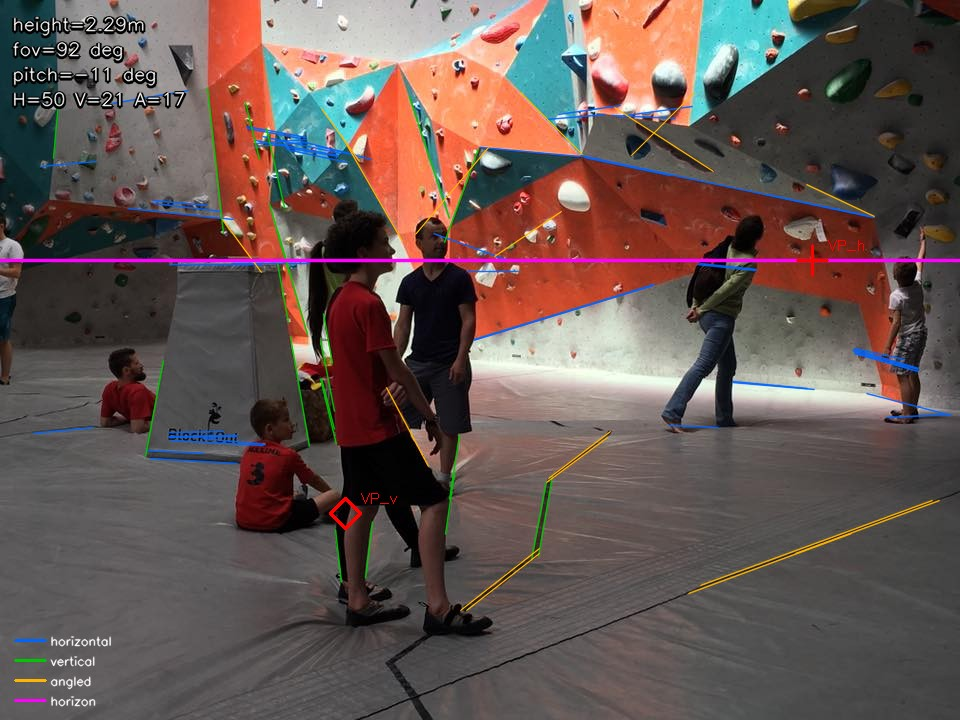
#> input picture Implementation/sprints/sprint_3_3.d/calibration/image_001_calibration.jpg, 960 x 720 px
$ python -i lines.py   (imports and definitions only)
#> lines starting #> are read from the running program, lines starting #| are printed output that depends on the picture; after the words box and inside, x2 and y2 are one past the last pixel; in counts of white or black regions, pixels touching at a corner belong together
### Implementation/sprints/sprint_3_3.d/scene/colors.py
"""Wall-color classification for climbing gym panels.

Climbing wall panels come in exactly 3 colors:
- Grey concrete
- Green/teal painted
- Red/orange painted
- (Yellow accent, rare)

Centralizes HSV-based classification used by wireframe/ and analyze/.
"""

from __future__ import annotations

import cv2
import numpy as np

# ── Panel color IDs ──────────────────────────────────────────────────────

UNKNOWN = 0
GREY = 1
GREEN = 2
RED = 3

# ── HSV thresholds ───────────────────────────────────────────────────────
# All values in OpenCV HSV: H ∈ [0,180], S ∈ [0,255], V ∈ [0,255]

# Minimum brightness to be considered (below = shadow/dark)
V_MIN_DARK = 30

# Red/orange panel: high sat, wraps around H=0
RED_S_MIN = 35
RED_V_MIN = 40
RED_H_LO_MAX = 15
RED_H_HI_MIN = 155

# Green/teal panel
GREEN_S_MIN = 30
GREEN_V_MIN = 25
GREEN_H_MIN = 35
GREEN_H_MAX = 100

# Grey panel: low saturation, moderate brightness
GREY_S_MAX = 50
GREY_V_MIN = 40
GREY_V_MAX = 215


# [18 lines left out: function classify_pixel_hsv, not called in this run]


def build_wall_mask_hsv(
    img: np.ndarray,
    *,
    exclude_ceiling_ratio: float = 0.12,
    exclude_floor_ratio: float = 0.15,
    grey_v_range: tuple[int, int] = (70, 200),
    green_s_min: int = 50,
    red_s_min: int = 60,
) -> np.ndarray:
    """Build a binary mask isolating climbing wall surfaces (grey, green, red).

    Excludes floor mats, ceiling, holds (via morphology).
    """
    hsv = cv2.cvtColor(img, cv2.COLOR_BGR2HSV)
    h_img = img.shape[0]

    grey_mask = cv2.inRange(hsv, (0, 0, grey_v_range[0]), (180, GREY_S_MAX, grey_v_range[1]))
    green_mask = cv2.inRange(hsv, (GREEN_H_MIN + 5, green_s_min, 50), (GREEN_H_MAX - 5, 255, 220))

    red_lo = cv2.inRange(hsv, (0, red_s_min, 50), (12, 255, 230))
    red_hi = cv2.inRange(hsv, (RED_H_HI_MIN, red_s_min, 50), (180, 255, 230))
    red_mask = cv2.bitwise_or(red_lo, red_hi)

    mask = cv2.bitwise_or(grey_mask, green_mask)
    mask = cv2.bitwise_or(mask, red_mask)

    ceiling_cut = int(h_img * exclude_ceiling_ratio)
    floor_cut = int(h_img * (1.0 - exclude_floor_ratio))
    mask[:ceiling_cut, :] = 0
    mask[floor_cut:, :] = 0

    kernel_close = cv2.getStructuringElement(cv2.MORPH_ELLIPSE, (21, 21))
    mask = cv2.morphologyEx(mask, cv2.MORPH_CLOSE, kernel_close)
    kernel_open = cv2.getStructuringElement(cv2.MORPH_ELLIPSE, (11, 11))
    mask = cv2.morphologyEx(mask, cv2.MORPH_OPEN, kernel_open)

    return mask


# [85 lines left out: functions build_label_map, classify_kmeans_cluster, not called in this run]

### Implementation/sprints/sprint_3_3.d/scene/calibration/lines.py
"""Line detection for camera calibration.

Extracts lines from panel joints and t-nut grids using
Canny edge detection + probabilistic Hough transform,
then classifies them as horizontal, vertical, or angled.
"""
from __future__ import annotations

import math

import cv2
import numpy as np

from scene.colors import build_wall_mask_hsv

# ── Parameters ───────────────────────────────────────────────────────

CANNY_LOW = 40
CANNY_HIGH = 130
HOUGH_RHO = 1
HOUGH_THETA = np.pi / 180
HOUGH_THRESHOLD = 60
HOUGH_MIN_LEN = 50
HOUGH_MAX_GAP = 12

# Angle classification thresholds (degrees from horizontal)
HORIZONTAL_MAX_DEG = 20.0
VERTICAL_MIN_DEG = 70.0


def detect_lines(
    img: np.ndarray,
    *,
    wall_only: bool = True,
) -> tuple[list[np.ndarray], list[np.ndarray], list[np.ndarray]]:
    """Detect and classify lines as horizontal, vertical, or angled.

    Parameters
    ----------
    img : ndarray (H, W, 3) BGR
    wall_only : bool
        If True, mask non-wall pixels before edge detection.

    Returns
    -------
    (horizontal_lines, vertical_lines, angled_lines)
        Each is a list of segments as [x1, y1, x2, y2] arrays.
    """
    gray = cv2.cvtColor(img, cv2.COLOR_BGR2GRAY)
    blurred = cv2.GaussianBlur(gray, (5, 5), 0)
    edges = cv2.Canny(blurred, CANNY_LOW, CANNY_HIGH)

    if wall_only:
        wall_mask = build_wall_mask_hsv(img)
        edges = cv2.bitwise_and(edges, wall_mask)

    raw = cv2.HoughLinesP(
        edges,
        rho=HOUGH_RHO,
        theta=HOUGH_THETA,
        threshold=HOUGH_THRESHOLD,
        minLineLength=HOUGH_MIN_LEN,
        maxLineGap=HOUGH_MAX_GAP,
    )

    horizontal: list[np.ndarray] = []
    vertical: list[np.ndarray] = []
    angled: list[np.ndarray] = []

    if raw is None:
        return horizontal, vertical, angled

    for seg in raw:
        line = seg[0]
        x1, y1, x2, y2 = line
        dx = x2 - x1
        dy = y2 - y1
        angle_deg = abs(math.degrees(math.atan2(dy, dx)))

        if angle_deg < HORIZONTAL_MAX_DEG or angle_deg > (180 - HORIZONTAL_MAX_DEG):
            horizontal.append(line)
        elif VERTICAL_MIN_DEG < angle_deg < (180 - VERTICAL_MIN_DEG):
            vertical.append(line)
        else:
            angled.append(line)

    return horizontal, vertical, angled


# [13 lines left out: function line_to_homogeneous, not called in this run]

>>> import cv2
>>> picture = cv2.imread('../../calibration/image_001_calibration.jpg')
#> picture is the input picture: shape (720, 960, 3); mean B, G, R 82.1, 85.8, 101.2
>>> result = detect_lines(picture)
#> in detect_lines, `gray = cv2.cvtColor(img, cv2.COLOR_BGR2GRAY)`:
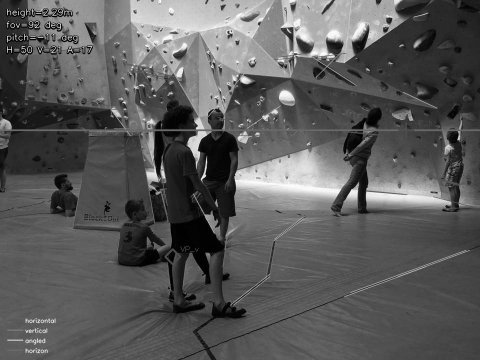
#> gray: shape (720, 960) (shown at 1/2 size); min 0, max 255, mean 90
#> in detect_lines, `edges = cv2.Canny(blurred, CANNY_LOW, CANNY_HIGH)`:
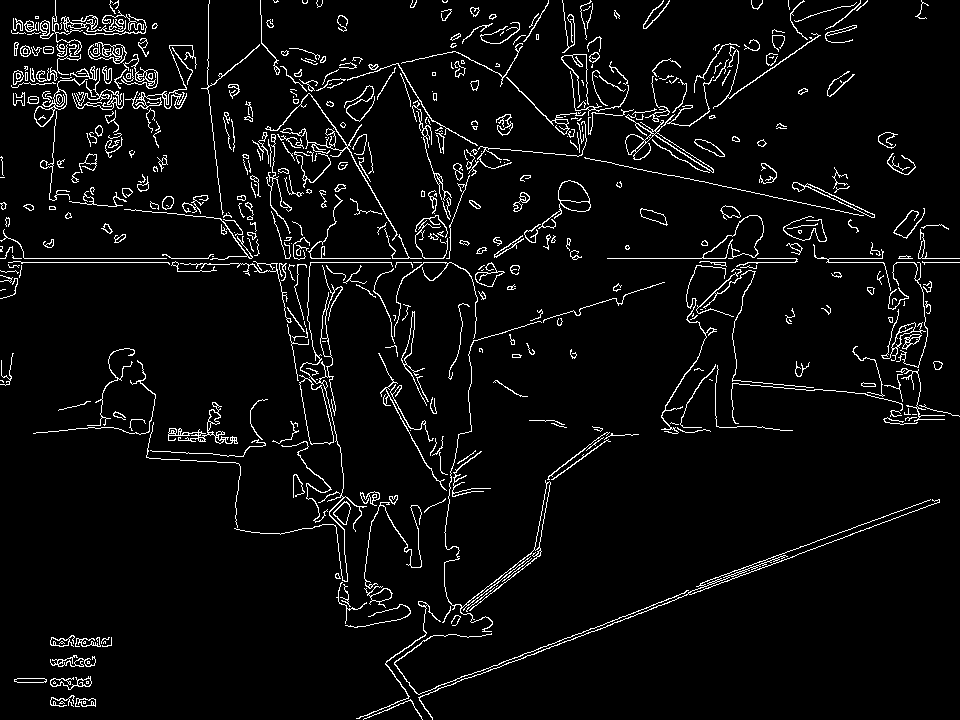
#> edges: shape (720, 960); 4.9% white in thin lines or dots
#> in build_wall_mask_hsv, `grey_mask = cv2.inRange(hsv, (0, 0, grey_v_range[0]), (180, GREY_S_MAX..`:
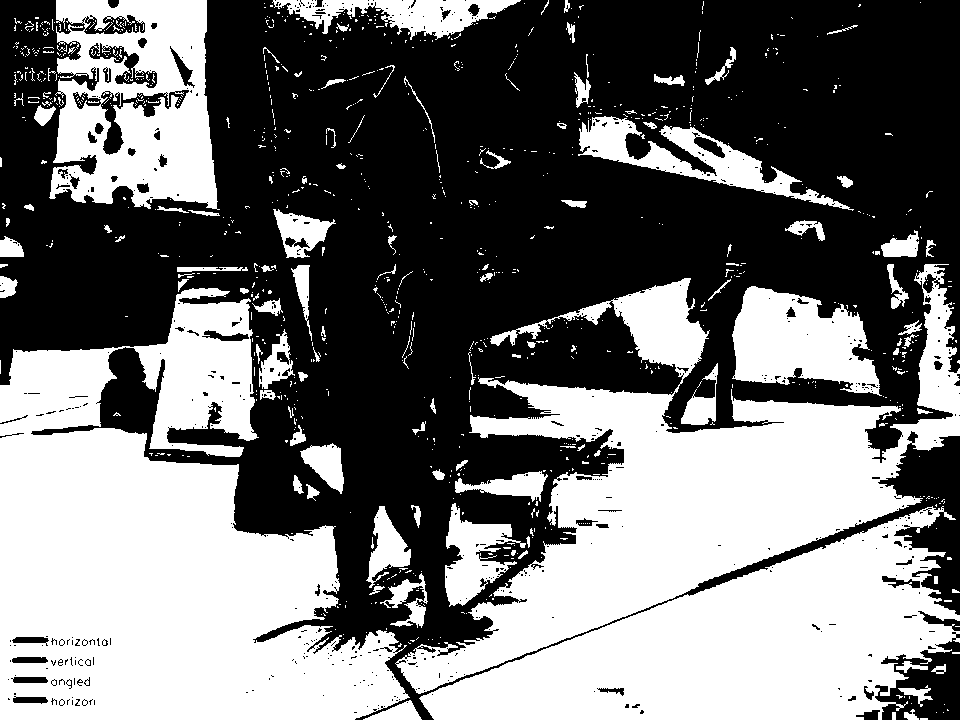
#> grey_mask: shape (720, 960); 45.3% white; 946 white regions (828 under 20 px), largest, box (x1, y1, x2, y2) and area: (0, 288, 410, 720) 106730, (395, 264, 960, 694) 77700, (419, 506, 960, 720) 57697
#> in build_wall_mask_hsv, `mask = cv2.morphologyEx(mask, cv2.MORPH_OPEN, kernel_open)`:
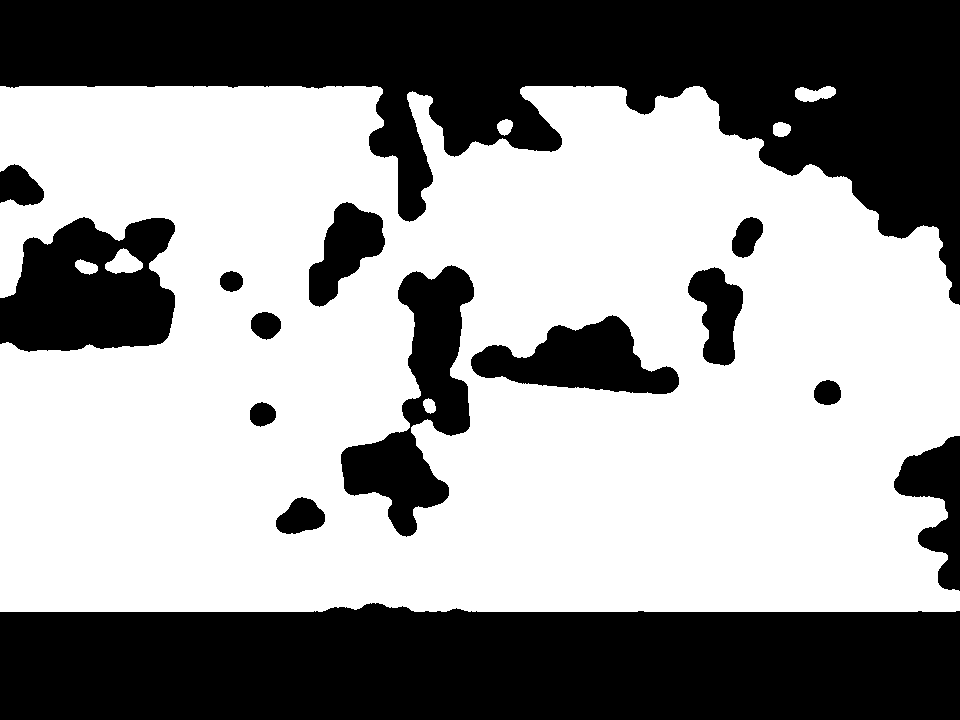
#> mask: shape (720, 960); 59% white; 15 black regions, largest, box (x1, y1, x2, y2) and area: (0, 0, 960, 305) 120391, (0, 603, 960, 720) 104193, (0, 217, 175, 352) 17578
#> in detect_lines, `edges = cv2.bitwise_and(edges, wall_mask)`:
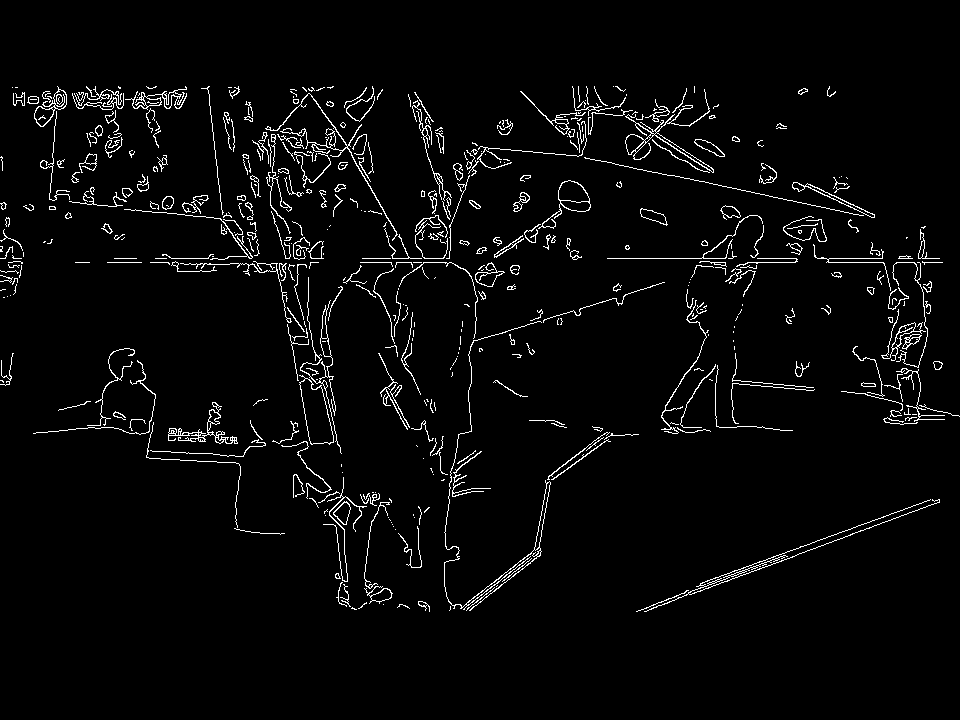
#> edges: shape (720, 960); 3.3% white in thin lines or dots, all inside (x1, y1, x2, y2) = (0, 86, 960, 612)
#> in detect_lines, `raw = cv2.HoughLinesP( edges, rho=HOUGH_RHO, theta=HOUGH_THETA, thresh..`: raw = 112 rows, first 6: [362, 258, 449, 258], [360, 262, 451, 262], [575, 155, 871, 217], [817, 258, 882, 258], [473, 341, 661, 283], [700, 583, 932, 499]
#> the loop in detect_lines, `for seg in raw:` made 112 passes
#> (x1, y1, x2, y2, dx, dy, angle_deg) on passes 1 to 8: (362, 258, 449, 258, 87, 0, 0), (360, 262, 451, 262, 91, 0, 0), (575, 155, 871, 217, 296, 62, 11.83), (817, 258, 882, 258, 65, 0, 0), (473, 341, 661, 283, 188, -58, 17.15), (700, 583, 932, 499, 232, -84, 19.9), (827, 261, 896, 263, 69, 2, 1.66), (476, 145, 584, 157, 108, 12, 6.34)

$ run again, on Implementation/sprints/sprint_3_3.d/calibration/image_053_calibration.jpg
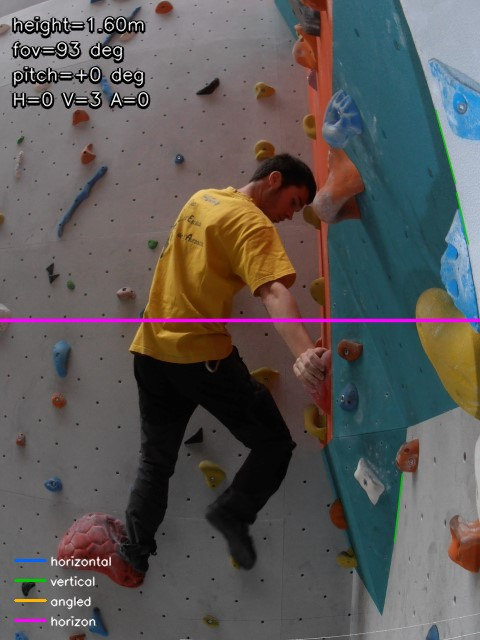
#> input picture Implementation/sprints/sprint_3_3.d/calibration/image_053_calibration.jpg, 480 x 640 px
#> picture is the input picture: shape (640, 480, 3); mean B, G, R 87.1, 88.6, 92
#> hsv: shape (640, 480, 3); mean H, S, V 61.9, 67.2, 102.8
#> in build_wall_mask_hsv, `grey_mask = cv2.inRange(hsv, (0, 0, grey_v_range[0]), (180, GREY_S_MAX..`:
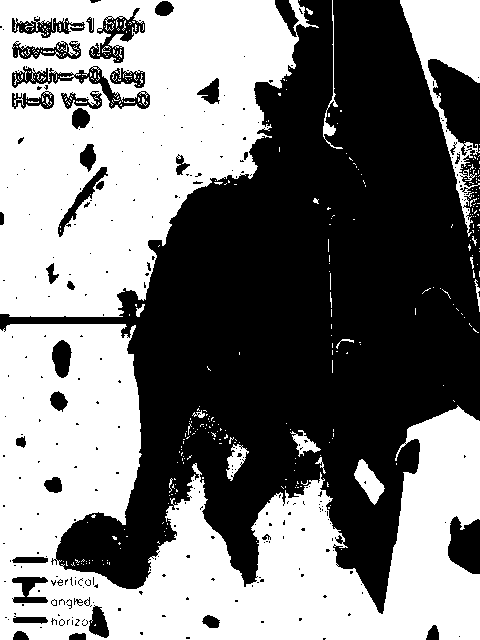
#> grey_mask: shape (640, 480); 49% white; 377 white regions (354 under 20 px), largest, box (x1, y1, x2, y2) and area: (0, 324, 480, 640) 77819, (0, 0, 319, 317) 62909, (400, 0, 480, 237) 6146
#> green_mask: shape (640, 480); 8.1% white; 139 white regions (113 under 20 px), largest, box (x1, y1, x2, y2) and area: (328, 324, 458, 614) 13089, (329, 107, 470, 317) 9730, (415, 64, 433, 121) 276
#> red_lo: shape (640, 480); 10.1% white; 144 white regions (119 under 20 px), largest, box (x1, y1, x2, y2) and area: (223, 0, 364, 317) 17114, (174, 323, 333, 449) 7678, (61, 537, 144, 589) 1502
#> red_hi: shape (640, 480); 0.98% white; 102 white regions (89 under 20 px), largest, box (x1, y1, x2, y2) and area: (57, 513, 124, 561) 1529, (111, 321, 332, 325) 406, (140, 317, 332, 320) 318
#> red_mask: shape (640, 480); 11.1% white; 116 white regions (90 under 20 px), largest, box (x1, y1, x2, y2) and area: (140, 0, 364, 320) 17684, (111, 321, 333, 449) 8239, (57, 513, 144, 589) 3296
#> in detect_lines, `edges = cv2.bitwise_and(edges, wall_mask)`:
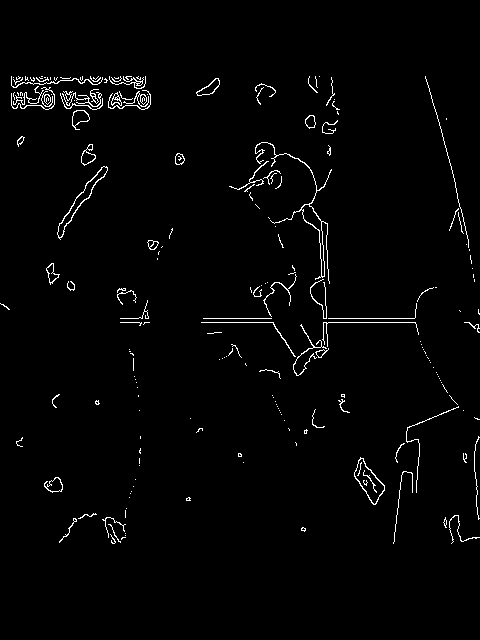
#> edges: shape (640, 480); 1.9% white in thin lines or dots, all inside (x1, y1, x2, y2) = (0, 76, 480, 544)
#> raw = 15 rows, first 6: [323, 322, 415, 322], [203, 318, 271, 318], [321, 221, 328, 349], [11, 79, 145, 81], [455, 186, 468, 242], [441, 129, 455, 184]
#> the loop in detect_lines, `for seg in raw:` made 15 passes
#> (x1, y1, x2, y2, dx, dy, angle_deg) on passes 1 to 8: (323, 322, 415, 322, 92, 0, 0), (203, 318, 271, 318, 68, 0, 0), (321, 221, 328, 349, 7, 128, 86.87), (11, 79, 145, 81, 134, 2, 0.855), (455, 186, 468, 242, 13, 56, 76.93), (441, 129, 455, 184, 14, 55, 75.72), (41, 106, 150, 98, 109, -8, 4.2), (12, 107, 150, 97, 138, -10, 4.14)
#> after the loop in detect_lines, `for seg in raw:`: angled = []; horizontal = [[323, 322, 415, 322], [203, 318, 271, 318], [11, 79, 145, 81], [41, 106, 150, 98], [12, 107, 150, 97], [11, 104, 121, 96], [330, 318, 386, 318], [11, 77, 145, 80], [11, 100, 121, 95], [11, 99, 120, 93]]; vertical = [[321, 221, 328, 349], [455, 186, 468, 242], [441, 129, 455, 184], [319, 218, 321, 280], [393, 543, 401, 475]]
